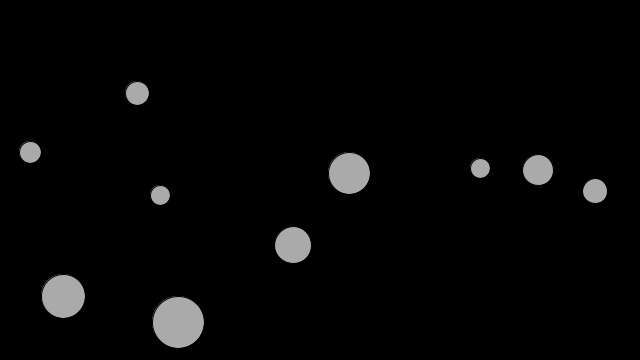
Frame 1 (no input)
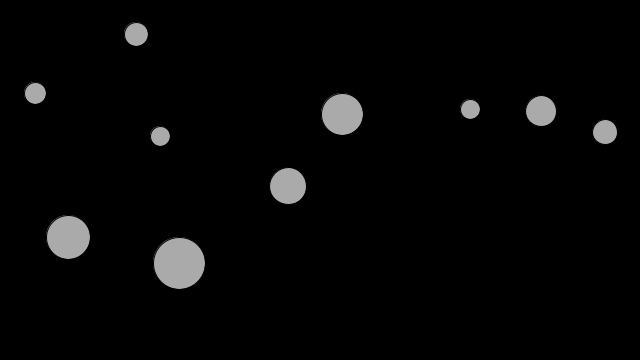
Frame 60 (the mouse pressed at the canvas centre just before this capture)
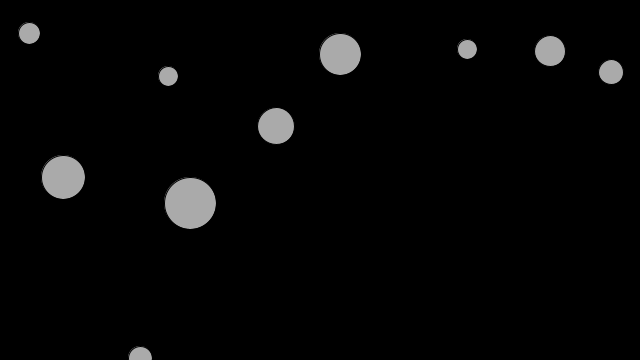
Frame 120 (the mouse held since frame 60 and released just before this capture)

The Processing sketch that drew these frames (run headless with seeded random() and noise(); from frame 60 on, the mouse is pressed at the canvas centre):

// Processing sketch: Arrays
// ── Arrays.pde
//******************************************** ARRAYS *************************************************//


//Description

//An array is a list of data.
//It is possible to have an array of any type of data.
//Each piece of data in an array is identified by an index number representing its position in the array.
//The first element in the array is [0], the second element is [1], and so on.
//Arrays are similar to objects, so they must be created with the keyword new.

//Each array has a variable length, which is an integer value for the total number of elements in the array.
//Note that since index numbering begins at zero (not 1), 
//the last value in an array with a length of 5 should be referenced as array[4] (that is, the length minus 1), 
//not array[5], which would trigger an error.

//Another common source of confusion is the difference between using length to get the size of an array and length() to get the size of a String. 
//Notice the presence of parentheses when working with Strings. 
//(array.length is a variable, while String.length() is a method specific to the String class.)


//Syntax  

//datatype[] var
//var[element] = value
//var.length


//Parameters  

//datatype    any primitive or compound datatype, including user-defined classes
//var         any valid variable name
//element     int: must not exceed the length of the array minus 1
//value       data to assign to the array element; must be the same datatype as the array



Bubble[] b = new Bubble[10];

void setup()
{
  size(640, 360);

  for (int i = 0; i < b.length; i++)
  {
    int c = (int)random(20,70);
    int a = (int)random(c/2,width-(c/2));
    int d = (int)random(height/4,height-(c/2));
    
    b[i] = new Bubble(a,d,c);
  }
}

void draw()
{
  background(0);
  for (int i = 0; i<b.length; i++)
  {
    b[i].display();
    b[i].ascend();
    b[i].check();
  }
}

// ── Bubble.pde
class Bubble
{
  int x;
  int y;
  int size;

  Bubble(int a, int b, int c)
  {
    x = a;
    y = b;
    size = c;
  }

  void display()
  {
    fill(255, 170);
    ellipse(x, y, size, size);
  }

  void ascend()
  {
    y--;
    y = y-(int)random(-1, 1);
    if(x > size/2 || x< width-(size/2))
    x = x+(int)random(-2, 2);
  }
  
  void check()
  {
    if(y <= -size/2)
    {
      y = height+(size/2);
    }
  }
}
